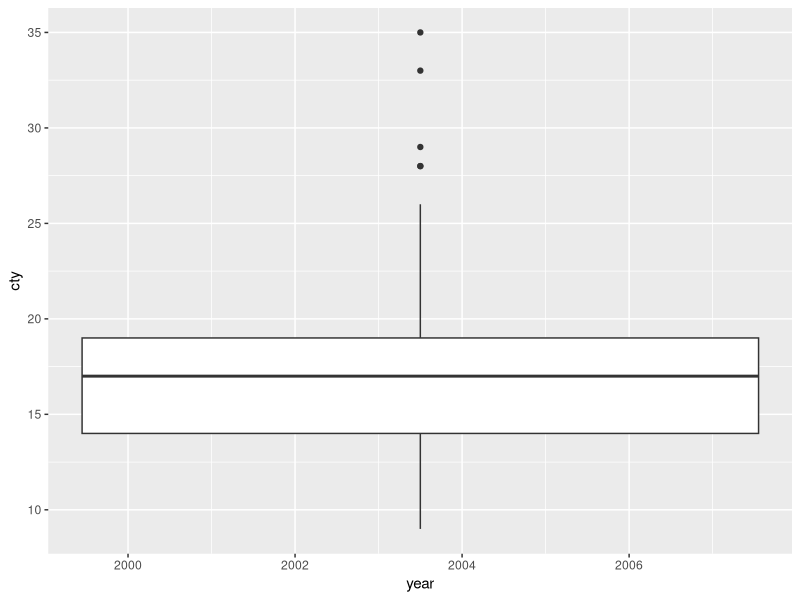
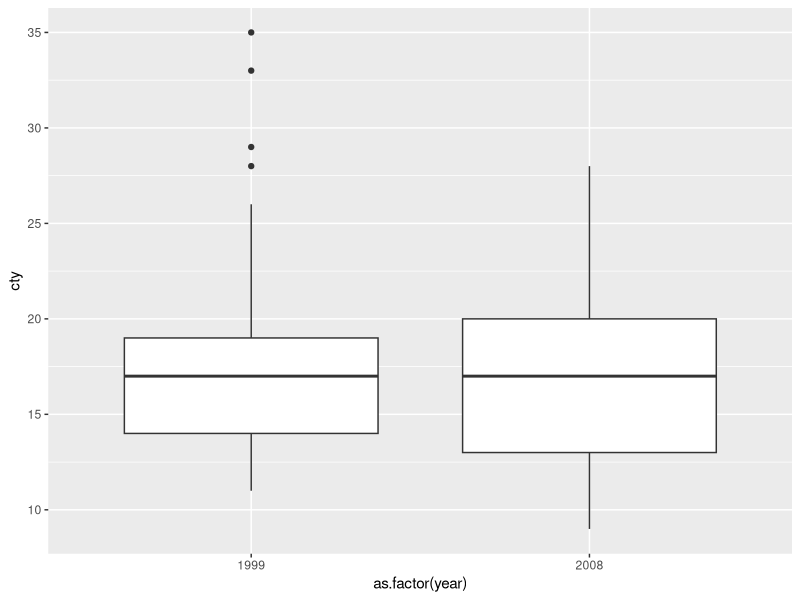
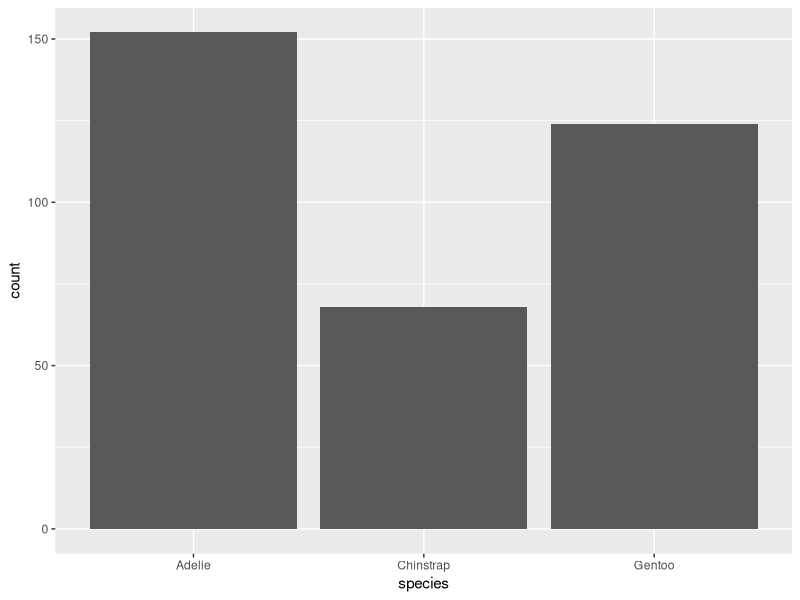
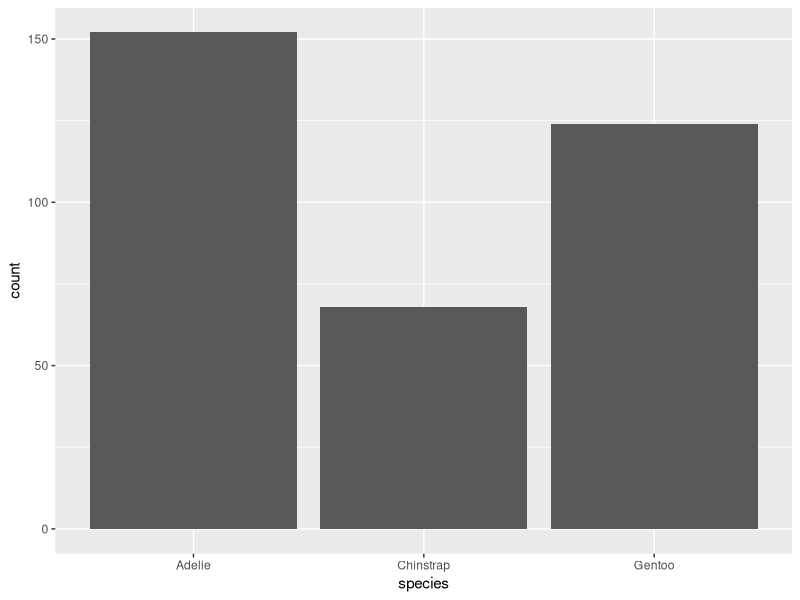
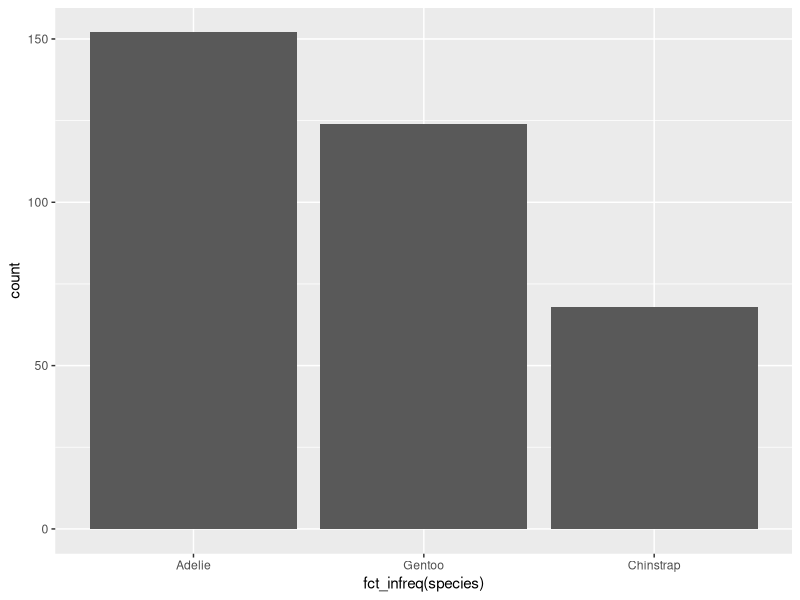
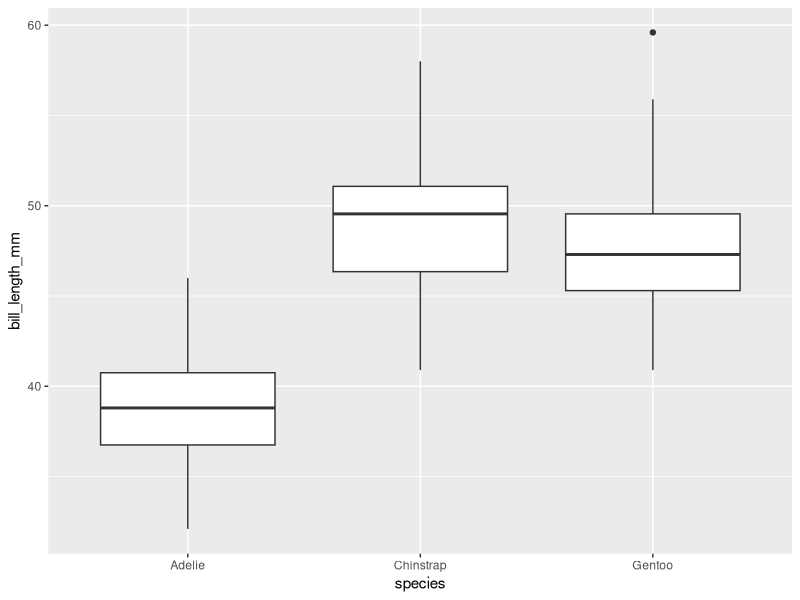
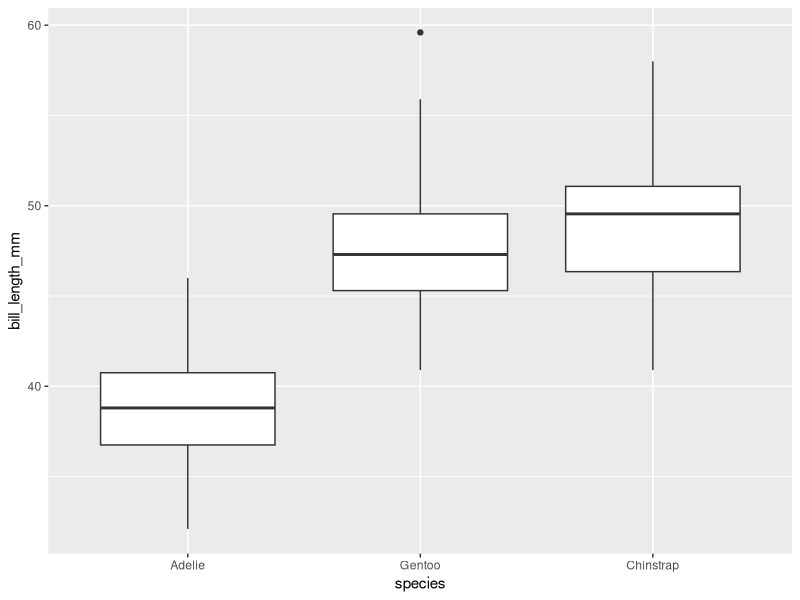
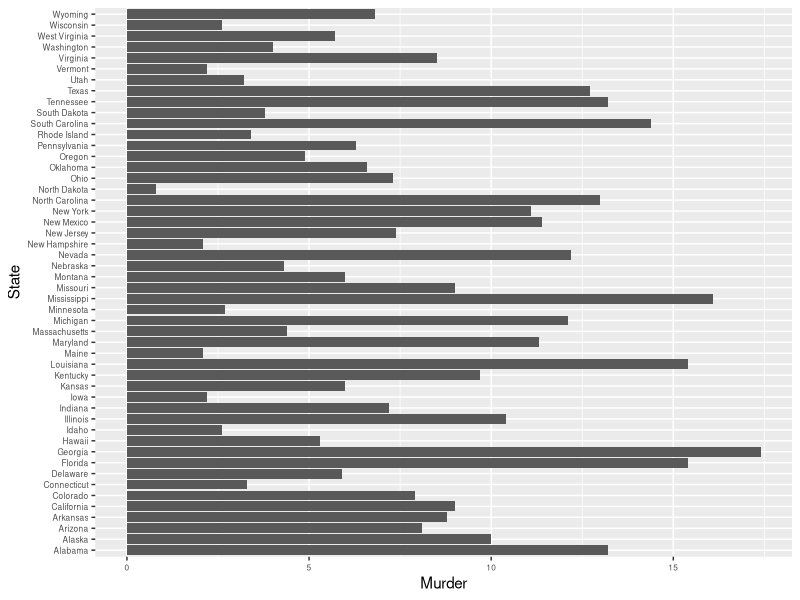

Source code (R) for these figures, in order:
## ---- chunk 1
#| include: false
library(tidyverse)
## ---- chunk 2
#| code-fold: show 
x <- c('Maryland','Virginia', 'District', 'Maryland','Virginia')  # a character vector
xf <- as.factor(x)
xf
## ---- chunk 3
#| code-fold: show 
as.integer(xf)
## ---- chunk 4
#| code-fold: show 
as.character(xf)
## ---- chunk 5
#| code-fold: show 
y <- c(5, 3, 9, 4, 5, 3)
yf <- as.factor(y)
yf
## ---- chunk 6
#| code-fold: show 
as.numeric(yf)
## ---- chunk 7
#| code-fold: show 
as.numeric(as.character(yf))
## ---- chunk 8
#| code-fold: show 
x <- c('MD','DC','VA','MD','DC')
xf <- factor(x)
unclass(xf)
## ---- chunk 9
#| code-fold: show 
x <- c('MD','DC','VA','MD','DC')
xf <- factor(x, levels = c('MD','DC','VA'))
unclass(xf)
## ---- chunk 10
#| code-fold: show 
x <- mpg$drv
xf <- factor(x, 
              levels = c('4-wheel','Front wheel', # <1>
                         'Rear wheel'))
head(xf)
## ---- chunk 11
#| code-fold: show 
#| source-line-numbers: "3-5"

x <- mpg$drv
xf <- factor(x, 
              levels = c('4', 'f','r'), # <1>
              labels = c('4-wheel','Front wheel', #<2>
                         'Rear wheel'))
head(xf)
## ---- chunk 12
ggplot(mpg,
       aes(year, cty))+
  geom_boxplot()
## ---- chunk 13
ggplot(mpg, 
       aes(as.factor(year), cty))+
  geom_boxplot()
## ---- chunk 14
palmerpenguins::penguins %>% 
  group_by(species) %>% 
  slice_head(n=2) %>% 
  ungroup() %>% 
  model.matrix(~species, data = .)
## ---- chunk 15
library(palmerpenguins)
m <- lm(body_mass_g ~ species, data = penguins)
broom::tidy(m)
## ---- chunk 16
p1 <- penguins %>% 
  mutate(species = fct_relevel(species, 'Gentoo'))
m1 <- lm(body_mass_g ~ species, data=p1 )
broom::tidy(m1)
## ---- chunk 17
ggplot(penguins, 
       aes(x = species))+
  geom_bar()
## ---- chunk 18
x <- factor(str_split('statistics', '')[[1]], 
            levels = letters)
x
## ---- chunk 19
p1 <- penguins %>% filter(species != 'Gentoo')
fct_count(p1$species)
## ---- chunk 20
fct_drop(x)
## ---- chunk 21
p1 <- p1 %>% mutate(species = fct_drop(species))
fct_count(p1$species)
## ---- chunk 22
ggplot(penguins, 
       aes(x = species))+
  geom_bar()
## ---- chunk 23
ggplot(penguins,
       aes(x = fct_infreq(species)))+
  geom_bar()
## ---- chunk 24
ggplot(penguins, 
       aes(x = species,
           y = bill_length_mm))+
  geom_boxplot()
## ---- chunk 25
ggplot(penguins, 
       aes(x = fct_reorder(species, bill_length_mm, 
                           .fun=median, na.rm=T),
           y = bill_length_mm))+
  geom_boxplot() + labs(x = 'species')
## ---- chunk 26
if('USArrests' %in% ls()) rm(USArrests)
if(!('State' %in% names(USArrests))) USArrests <- USArrests %>% rownames_to_column('State')

## ---- chunk 27
ggplot(USArrests, aes(x=State, y = Murder))+
  geom_bar(stat = 'identity') + 
  theme(axis.text = element_text(size=6))+
  coord_flip()
## ---- chunk 28
ggplot(USArrests, aes(
  x = fct_reorder(State, Murder),
  y = Murder))+
  geom_bar(stat = 'identity')+
  theme(axis.text = element_text(size=6))+
  coord_flip()
## ---- chunk 29
ggplot(iris, aes(
  x = Sepal.Length, 
  y = Sepal.Width, 
  color = Species))+
  geom_smooth(se=F)
## ---- chunk 30
ggplot(iris, aes(
  x = Sepal.Length, 
  y = Sepal.Width, 
  color = fct_reorder2(Species,
                       Sepal.Length, Sepal.Width)))+
  geom_smooth(se=F) + labs(color = 'Species')
